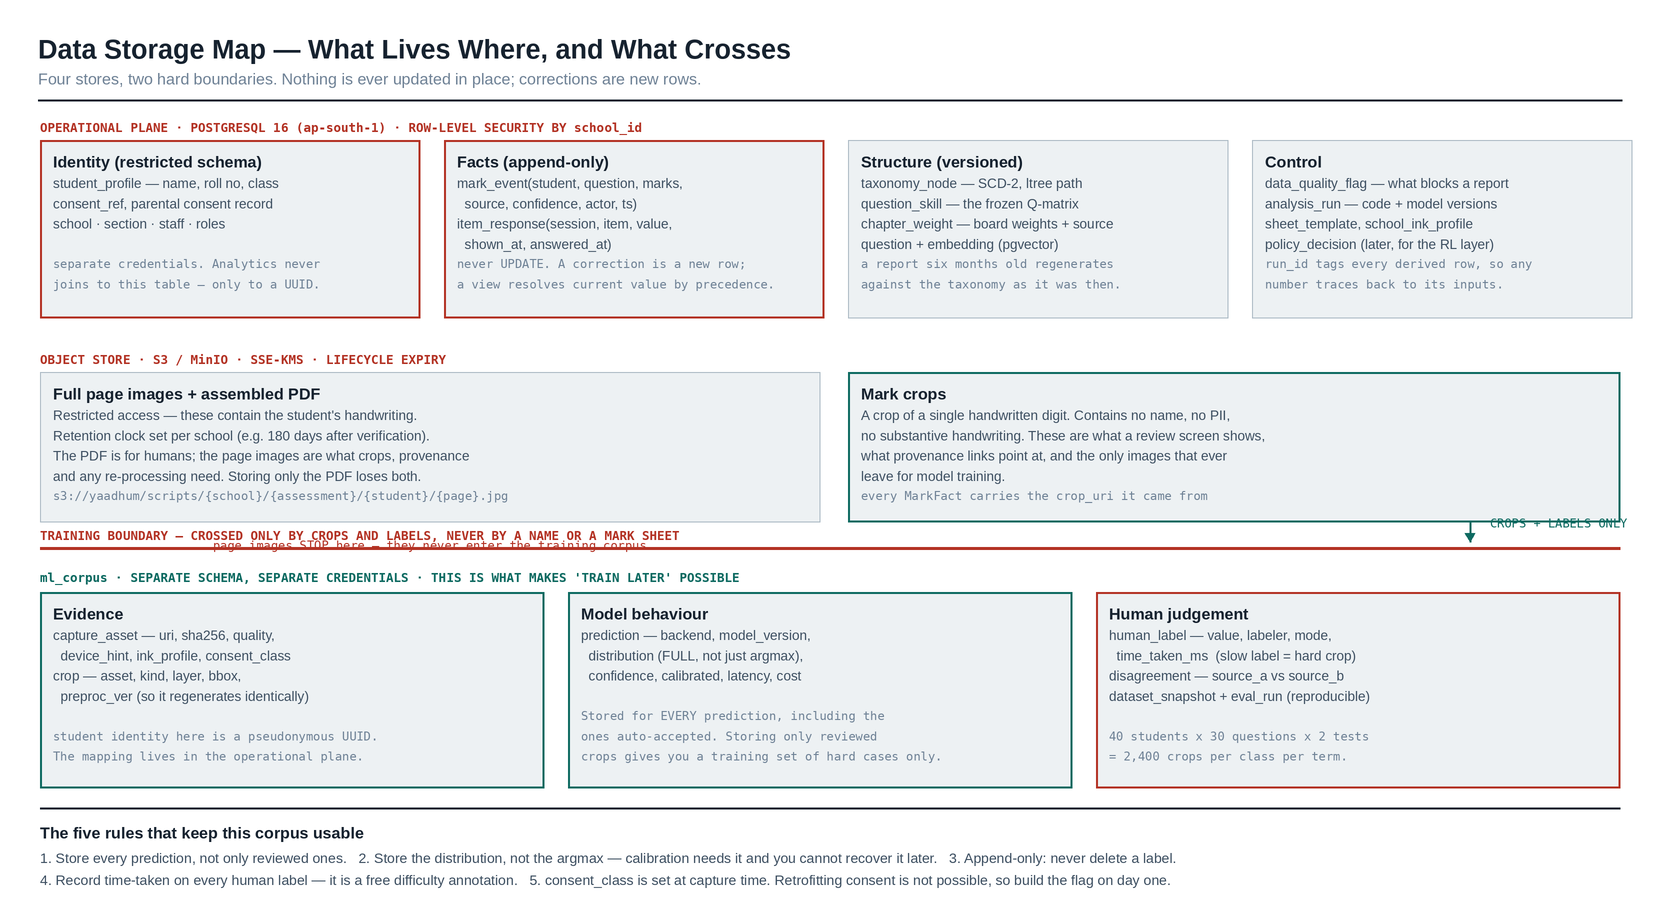

Source code (Python):
from diag import D, C, FM, FB, FR, FMB
W,H = 1660, 900
d = D(W,H,"Data Storage Map — What Lives Where, and What Crosses",
      "Four stores, two hard boundaries. Nothing is ever updated in place; corrections are new rows.")

# operational
d.tag(40,120,"OPERATIONAL PLANE · POSTGRESQL 16 (ap-south-1) · ROW-LEVEL SECURITY BY school_id",C["mark"],12.5)
y=140
bw=380; xs=[40,444,848,1252]
d.box(xs[0],y,bw,178,"Identity (restricted schema)",
 ["student_profile — name, roll no, class","consent_ref, parental consent record",
  "school · section · staff · roles","","~separate credentials. Analytics never",
  "~joins to this table — only to a UUID."],"accent",tsize=16)
d.box(xs[1],y,bw,178,"Facts (append-only)",
 ["mark_event(student, question, marks,","  source, confidence, actor, ts)",
  "item_response(session, item, value,","  shown_at, answered_at)",
  "~never UPDATE. A correction is a new row;","~a view resolves current value by precedence."],"accent",tsize=16)
d.box(xs[2],y,bw,178,"Structure (versioned)",
 ["taxonomy_node — SCD-2, ltree path","question_skill — the frozen Q-matrix",
  "chapter_weight — board weights + source","question + embedding (pgvector)",
  "~a report six months old regenerates","~against the taxonomy as it was then."],"plain",tsize=16)
d.box(xs[3],y,bw,178,"Control",
 ["data_quality_flag — what blocks a report","analysis_run — code + model versions",
  "sheet_template, school_ink_profile","policy_decision (later, for the RL layer)",
  "~run_id tags every derived row, so any","~number traces back to its inputs."],"plain",tsize=16)

# object store
oy=352
d.tag(40,oy,"OBJECT STORE · S3 / MinIO · SSE-KMS · LIFECYCLE EXPIRY",C["mark"],12.5)
d.box(40,oy+20,780,150,"Full page images + assembled PDF",
 ["Restricted access — these contain the student's handwriting.","Retention clock set per school (e.g. 180 days after verification).",
  "The PDF is for humans; the page images are what crops, provenance","and any re-processing need. Storing only the PDF loses both.",
  "~s3://yaadhum/scripts/{school}/{assessment}/{student}/{page}.jpg"],"plain",tsize=16)
d.box(848,oy+20,772,150,"Mark crops",
 ["A crop of a single handwritten digit. Contains no name, no PII,","no substantive handwriting. These are what a review screen shows,",
  "what provenance links point at, and the only images that ever","leave for model training.",
  "~every MarkFact carries the crop_uri it came from"],"verify",tsize=16)

# boundary
by=548
d.line(40,by,1620,by,C["mark"],3)
d.tag(40,by-20,"TRAINING BOUNDARY — CROSSED ONLY BY CROPS AND LABELS, NEVER BY A NAME OR A MARK SHEET",C["mark"],12.5)

# ml corpus
d.tag(40,by+22,"ml_corpus · SEPARATE SCHEMA, SEPARATE CREDENTIALS · THIS IS WHAT MAKES 'TRAIN LATER' POSSIBLE",C["verify"],12.5)
my=by+44
d.box(40,my,504,196,"Evidence",
 ["capture_asset — uri, sha256, quality,","  device_hint, ink_profile, consent_class",
  "crop — asset, kind, layer, bbox,","  preproc_ver (so it regenerates identically)",
  "","~student identity here is a pseudonymous UUID.","~The mapping lives in the operational plane."],"verify",tsize=16)
d.box(568,my,504,196,"Model behaviour",
 ["prediction — backend, model_version,","  distribution (FULL, not just argmax),",
  "  confidence, calibrated, latency, cost","",
  "~Stored for EVERY prediction, including the","~ones auto-accepted. Storing only reviewed","~crops gives you a training set of hard cases only."],"verify",tsize=16)
d.box(1096,my,524,196,"Human judgement",
 ["human_label — value, labeler, mode,","  time_taken_ms  (slow label = hard crop)",
  "disagreement — source_a vs source_b","dataset_snapshot + eval_run (reproducible)","",
  "~40 students x 30 questions x 2 tests","~= 2,400 crops per class per term."],"accent",tsize=16)

d.arrow([(1470,oy+170),(1470,by-6)],C["verify"],2.2)
d.text(1490,by-32,"CROPS + LABELS ONLY",12,FM,C["verify"])
d.text(430,oy+186,"page images STOP here — they never enter the training corpus",12,FM,C["mark"],anchor="ma")

d.line(40,H-92,1620,H-92,C["ink"],2)
d.text(40,H-76,"The five rules that keep this corpus usable",16,FB,C["ink"])
d.text(40,H-50,"1. Store every prediction, not only reviewed ones.   2. Store the distribution, not the argmax — calibration needs it and you cannot recover it later.   3. Append-only: never delete a label.",14,FR,C["ink2"])
d.text(40,H-28,"4. Record time-taken on every human label — it is a free difficulty annotation.   5. consent_class is set at capture time. Retrofitting consent is not possible, so build the flag on day one.",14,FR,C["ink2"])
d.save("d4.png"); print("ok")
